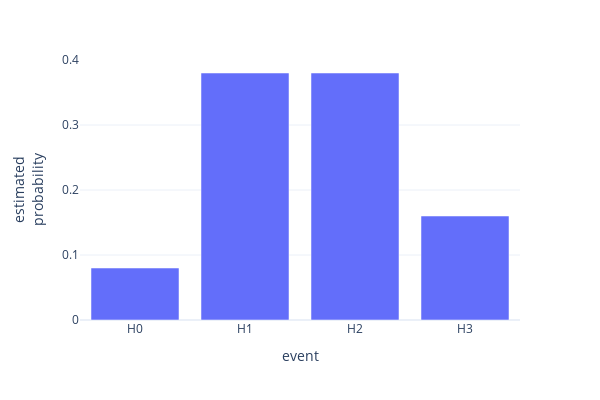

Here is the notebook cell this chart was saved with:
### Markdown cell above
# Different distributions

Previously, we simulated tossing a coin 3 times to get the probability of getting different numbers of heads. Here is an example implementation that estimates the probabilities of these 4 events.

### Code cell
def toss_coin_n_times(p_head, n):    
    return ['H' if random.random() <= p_head else 'T' for _ in range(n)]

def simulate_event_probabilities(p_head, n, num_experiments):
    event_counts = {i: 0 for i in range(n+1)}
    
    for experiment in range(num_experiments):
        outcome = toss_coin_n_times(p_head, n)
        event_counts[outcome.count('H')] += 1
        
    prob_dist = {f'H{event}': count / num_experiments for event, count in event_counts.items()}
    
    return prob_dist

event_probabilities_simulation = simulate_event_probabilities(p_head=0.5, n=3, num_experiments=100)
print(event_probabilities_simulation)

plot_event_probabilities(event_probabilities_simulation)

### Figure 1 — Plotly figure (JSON) as saved in the notebook; plotly's stock layout.template omitted (floating-point values rounded to 4 significant figures)
{"data": [{"hovertemplate": "x=%{x}<br>y=%{y}<extra></extra>", "legendgroup": "", "marker": {"color": "#636efa", "pattern": {"shape": ""}}, "name": "", "orientation": "v", "showlegend": false, "textposition": "auto", "type": "bar", "x": ["H0", "H1", "H2", "H3"], "xaxis": "x", "y": [0.08, 0.38, 0.38, 0.16], "yaxis": "y"}], "layout": {"barmode": "relative", "height": 400, "legend": {"tracegroupgap": 0}, "margin": {"t": 60}, "showlegend": false, "width": 600, "xaxis": {"anchor": "y", "domain": [0, 1], "title": {"text": "event"}}, "yaxis": {"anchor": "x", "domain": [0, 1], "title": {"text": "estimated<br>probability"}}}}
